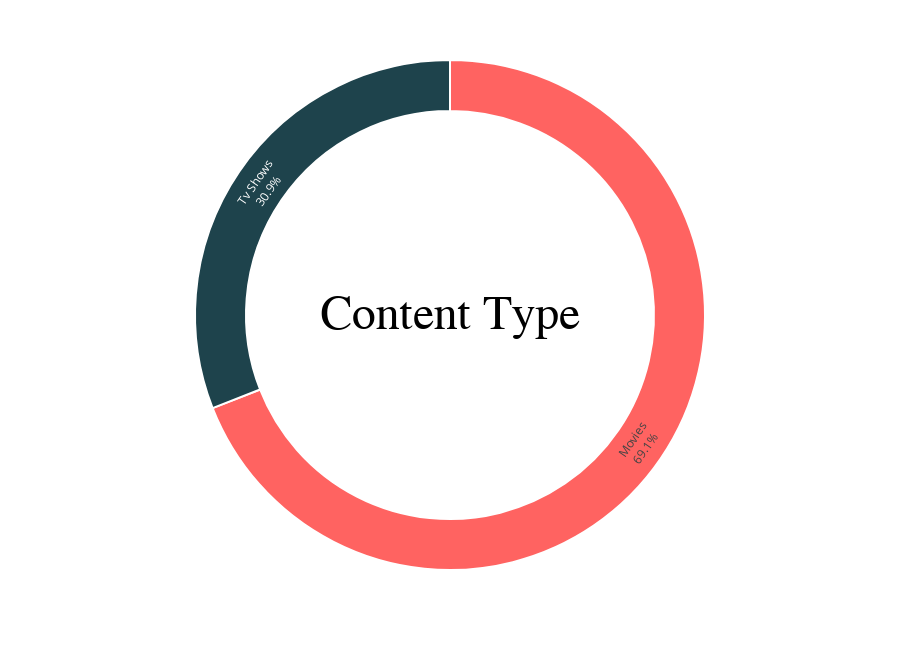

The cell this chart's notebook holds for it:
### Markdown cell above
# visualisation

### Code cell
label= ["Movies","Tv Shows"]
fig = px.pie(labels=label,values=df['type'].value_counts(), names = label,width = 900, height = 650)
fig.update_traces(textposition = 'inside', 
                  textinfo = 'percent + label', 
                  hole = 0.8, 
                  marker = dict(colors = ['#ff6361','#1e434c','#ffa600'], line = dict(color = 'white', width = 2)))

fig.update_layout(annotations = [dict(text = 'Content Type', 
                                      x = 0.5, y = 0.5, font_size = 48, showarrow = False, 
                                      font_family = 'monospace',
                                      font_color = 'black')],
                  showlegend = False)

### Figure 1 — Plotly figure (JSON) as saved in the notebook; plotly's stock layout.template omitted (floating-point values rounded to 4 significant figures)
{"data": [{"domain": {"x": [0, 1], "y": [0, 1]}, "hole": 0.8, "hovertemplate": "label=%{label}<br>value=%{value}<extra></extra>", "labels": ["Movies", "Tv Shows"], "legendgroup": "", "marker": {"colors": ["#ff6361", "#1e434c", "#ffa600"], "line": {"color": "white", "width": 2}}, "name": "", "showlegend": true, "textinfo": "percent+label", "textposition": "inside", "type": "pie", "values": [5377, 2410]}], "layout": {"annotations": [{"font": {"color": "black", "family": "monospace", "size": 48}, "showarrow": false, "text": "Content Type", "x": 0.5, "y": 0.5}], "height": 650, "legend": {"tracegroupgap": 0}, "margin": {"t": 60}, "showlegend": false, "width": 900}}
